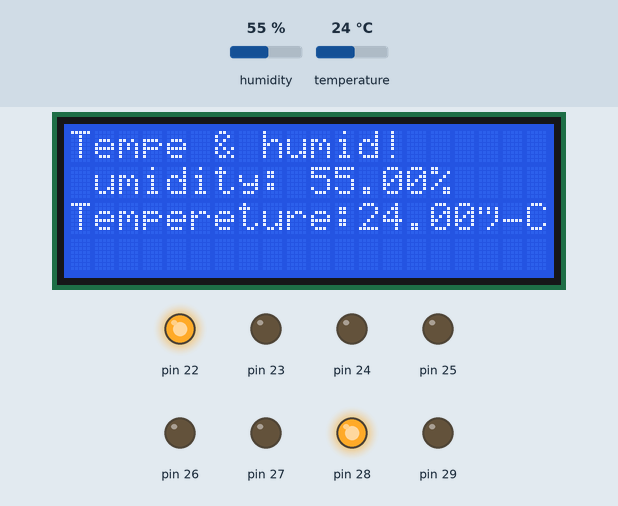
Simulated run of this sketch. Board: Arduino Mega 2560, built with avr-gcc and run on an emulated ATmega2560. On the bench: 20×4 character LCD, output pins drawn as LEDs (lit = HIGH). The inputs (shaded band) are chosen by the test bench; at power-on: humidity 55 %, temperature 24 °C. What the sketch prints to the serial monitor is not drawn.

Above: at 13.0 s.
13.1 s: humidity set to 22 %
22.2 s: temperature set to 12 °C
At 31.1 s:
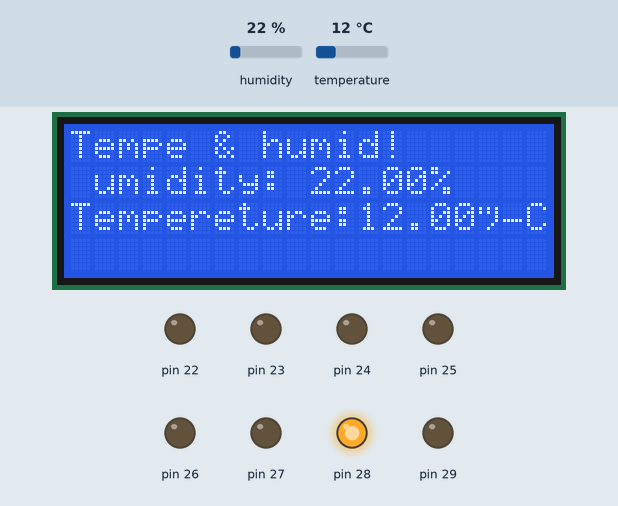
31.3 s: humidity set to 40 %
At 34.2 s:
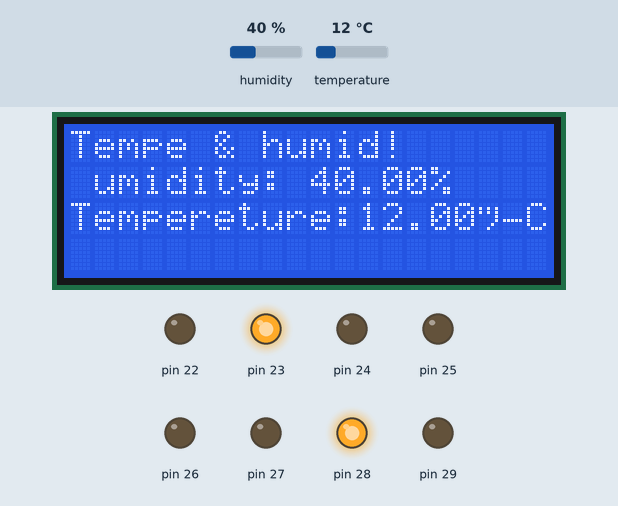
40.4 s: temperature set to 19 °C
At 45.3 s:
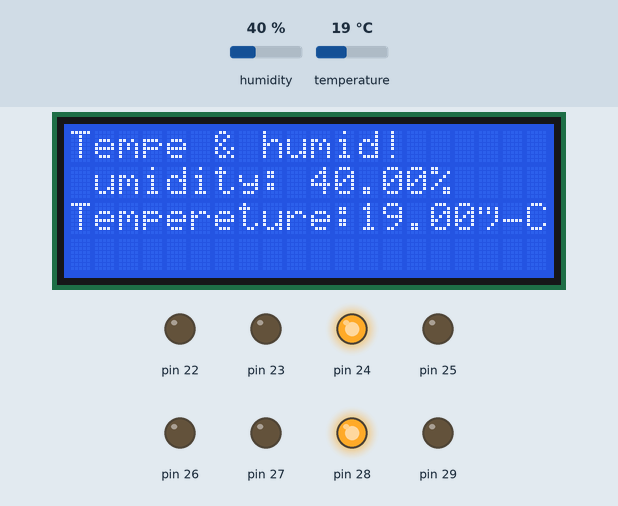
Timing chart, 0 to 50.5 s (numbered marks = the images above; inputs shaded):
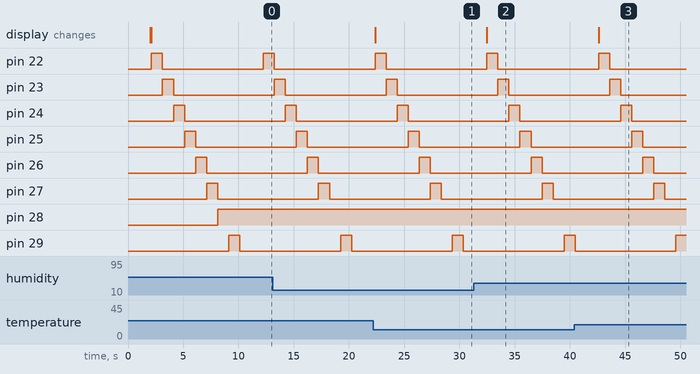

The sketch:

usehdt11.ino
```cpp
// Example testing sketch for various DHT humidity/temperature sensors
// Written by lady , public domain

// REQUIRES the following Arduino libraries:
// - DHT Sensor Library: https://github.com/adafruit/DHT-sensor-library
// - Adafruit Unified Sensor Lib: https://github.com/adafruit/Adafruit_Sensor

#include "DHT.h"
#include <LiquidCrystal.h>

#define DHTPIN 2     // Digital pin connected to the DHT sensor
// Feather HUZZAH ESP8266 note: use pins 3, 4, 5, 12, 13 or 14 --
// Pin 15 can work but DHT must be disconnected during program upload.

// Uncomment whatever type you're using!
#define DHTTYPE DHT11   // DHT 11
//define DHTTYPE DHT22   // DHT 22  (AM2302), AM2321
//#define DHTTYPE DHT21   // DHT 21 (AM2301)

// Connect pin 1 (on the left) of the sensor to +5V
// NOTE: If using a board with 3.3V logic like an Arduino Due connect pin 1
// to 3.3V instead of 5V!
// Connect pin 2 of the sensor to whatever your DHTPIN is
// Connect pin 3 (on the right) of the sensor to GROUND (if your sensor has 3 pins)
// Connect pin 4 (on the right) of the sensor to GROUND and leave the pin 3 EMPTY (if your sensor has 4 pins)
// Connect a 10K resistor from pin 2 (data) to pin 1 (power) of the sensor

// Initialize DHT sensor.
DHT dht(DHTPIN, DHTTYPE);
const int rs = 13, en = 12, d4 = 6, d5 = 5, d6 = 4, d7 = 3;
LiquidCrystal lcd(rs, en, d4, d5, d6, d7);
void setup() {
  Serial.begin(9600);
  Serial.println(F("================="));
  Serial.println(F("================="));
  dht.begin();


  //apliance control relay module
  pinMode(22, OUTPUT);
  pinMode(23, OUTPUT);
  pinMode(24, OUTPUT);
  pinMode(25, OUTPUT);
  pinMode(26, OUTPUT);
  pinMode(27, OUTPUT);
  pinMode(28, OUTPUT);
  pinMode(29, OUTPUT);

}

void loop() {
  // Wait a few seconds between measurements.
  delay(2000);
  lcd.begin(20, 4);
  // Print a message to the LCD.
  lcd.print("Tempe & humid!");

  // Reading temperature or humidity takes about 250 milliseconds!
  // Sensor readings may also be up to 2 seconds 'old' (its a very slow sensor)
  float h = dht.readHumidity();
  // Read temperature as Celsius (the default)
  float t = dht.readTemperature();
  // Read temperature as Fahrenheit (isFahrenheit = true)
  float f = dht.readTemperature(true);

  // Check if any reads failed and exit early (to try again).
  if (isnan(h) || isnan(t) || isnan(f)) {
    Serial.println(F("Failed to read from DHT sensor!"));
    return;
  }

  // Compute heat index in Fahrenheit (the default)
  float hif = dht.computeHeatIndex(f, h);
  // Compute heat index in Celsius (isFahreheit = false)
  float hic = dht.computeHeatIndex(t, h, false);

  Serial.print(F("Humidity: "));
  Serial.print(h);
  lcd.setCursor(0, 1);
  lcd.print("Humidity: ");
  lcd.print(h);
  lcd.print("% ");


  Serial.print(F("%  Temperature: "));
  Serial.print(t);
  Serial.print(F("°C "));
  Serial.print(f);
  Serial.print(F("°F  Heat index: "));
  Serial.print(hic);
  Serial.print(F("°C "));
  Serial.print(hif);
  Serial.println(F("°F"));
  lcd.setCursor(0, 2);
  lcd.print("Tempereture:");
  lcd.print(t);
  lcd.print("°C ");

  //appliance control relay module

  Serial.println(F("switch 1 on"));
  digitalWrite(22, HIGH);
  delay(1000);
  digitalWrite(22, LOW);

  Serial.println(F("switch 2 on"));
  digitalWrite(23, HIGH);
  delay(1000);
  digitalWrite(23, LOW);

  Serial.println(F("switch 3 on"));
  digitalWrite(24, HIGH);
  delay(1000);
  digitalWrite(24, LOW);

  Serial.println(F("switch 4 on"));
  digitalWrite(25, HIGH);
  delay(1000);
  digitalWrite(25, LOW);

  Serial.println(F("switch 5 on"));
  digitalWrite(26, HIGH);
  delay(1000);
  digitalWrite(26, LOW);

  Serial.println(F("switch 6 on"));
  digitalWrite(27, HIGH);
  delay(1000);
  digitalWrite(27, LOW);

  Serial.println(F("switch 7 on"));
  digitalWrite(28, HIGH);
  delay(1000);
  digitalWrite(29, LOW);

  Serial.println(F("switch 8 on"));
  digitalWrite(29, HIGH);
  delay(1000);
  digitalWrite(29, LOW);
}
```

Measured:
- after the input at 22.2 s, the display: changes after 0.15 s (image 1)
- after the input at 31.3 s, the display: changes after 1.2 s (image 2)
- after the input at 40.4 s, the display: changes after 2.2 s (image 3)
